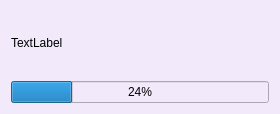
<?xml version="1.0" encoding="UTF-8"?>
<ui version="4.0">
 <class>receivefiledialog</class>
 <widget class="QWidget" name="receivefiledialog">
  <property name="geometry">
   <rect>
    <x>0</x>
    <y>0</y>
    <width>280</width>
    <height>114</height>
   </rect>
  </property>
  <property name="windowTitle">
   <string>Form</string>
  </property>
  <property name="styleSheet">
   <string notr="true">background-color: rgb(242, 233, 250);</string>
  </property>
  <layout class="QVBoxLayout" name="verticalLayout_3">
   <item>
    <layout class="QVBoxLayout" name="verticalLayout_2">
     <item>
      <layout class="QVBoxLayout" name="verticalLayout">
       <item>
        <widget class="QLabel" name="label_message">
         <property name="text">
          <string>TextLabel</string>
         </property>
        </widget>
       </item>
      </layout>
     </item>
     <item>
      <widget class="QProgressBar" name="progressBar">
       <property name="value">
        <number>24</number>
       </property>
      </widget>
     </item>
    </layout>
   </item>
  </layout>
 </widget>
 <resources/>
 <connections/>
</ui>
